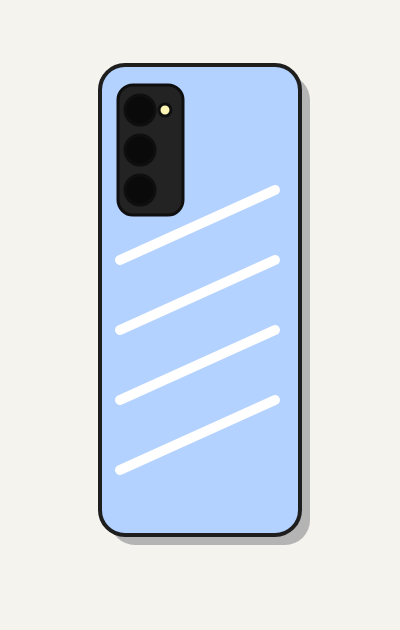
Frame 1 (no input)
Frame 60 (no input): identical to frame 1, image omitted
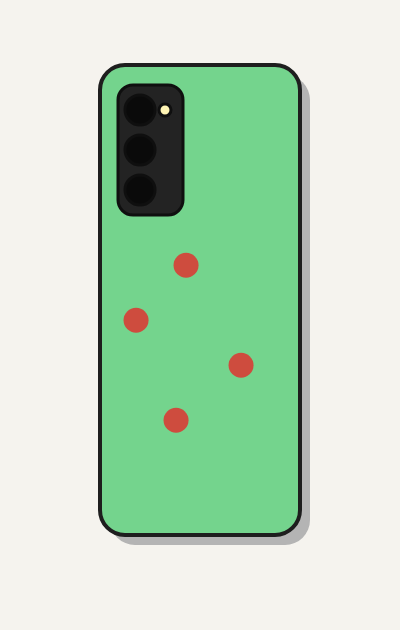
Frame 120 (the mouse pressed at the canvas centre since frame 60)

The p5.js sketch that drew these frames (run headless with seeded random() and noise() and a simulated clock; from frame 60 on, the mouse is pressed at the canvas centre):

// p5.js sketch
// ── sketch.js
let caseRed = 180;
let caseGreen = 210;
let caseBlue = 255;

let decoRed = 255;
let decoGreen = 255;
let decoBlue = 255;
let decoX = 200;
let decoY = 330;
let decoSize = 45;

let caseStyle = 1;

function setup() {
  createCanvas(400, 630);
}

function draw() {
  // 배경
  background(245, 243, 238);
  // 휴대폰 그림자
  noStroke();
  fill(180);
  rect(110, 75, 200, 470, 25);
  // 갤럭시 케이스 뒷면
  fill(caseRed, caseGreen, caseBlue);
  stroke(30);
  strokeWeight(4);
  rect(100, 65, 200, 470, 25);
  // 갤럭시 카메라
  fill(35);
  stroke(15);
  strokeWeight(3);
  rect(118, 85, 65, 130, 15);
  // 카메라 렌즈 세 개
  fill(10);
  circle(140, 110, 30);
  circle(140, 150, 30);
  circle(140, 190, 30);
  // 플래시
  fill(255, 245, 180);
  circle(165, 110, 12);
  // 케이스 디자인 1. 대각선 줄무늬
  if (caseStyle == 1) {
    stroke(decoRed, decoGreen, decoBlue);
    strokeWeight(10);
    line(120, 260, 275, 190);
    line(120, 330, 275, 260);
    line(120, 400, 275, 330);
    line(120, 470, 275, 400);
  }
  // 케이스 디자인 2. 물방울무늬
  if (caseStyle == 2) {
    noStroke();
    fill(decoRed, decoGreen, decoBlue);
    circle(decoX, decoY, decoSize);
    circle(decoX - 50, decoY + 55, decoSize);
    circle(decoX + 55, decoY + 100, decoSize);
    circle(decoX - 10, decoY + 155, decoSize);
  }
}

function mousePressed() {
  // 케이스 종류 선택
  caseStyle = int(random(1, 3));
  // 케이스 바탕색
  caseRed = random(80, 256);
  caseGreen = random(80, 256);
  caseBlue = random(80, 256);
  // 장식 무늬색
  decoRed = random(256);
  decoGreen = random(256);
  decoBlue = random(256);
  // 장식 위치와 크기
  decoX = random(180, 215);
  decoY = random(260, 280);
  decoSize = random(7, 45);
}
